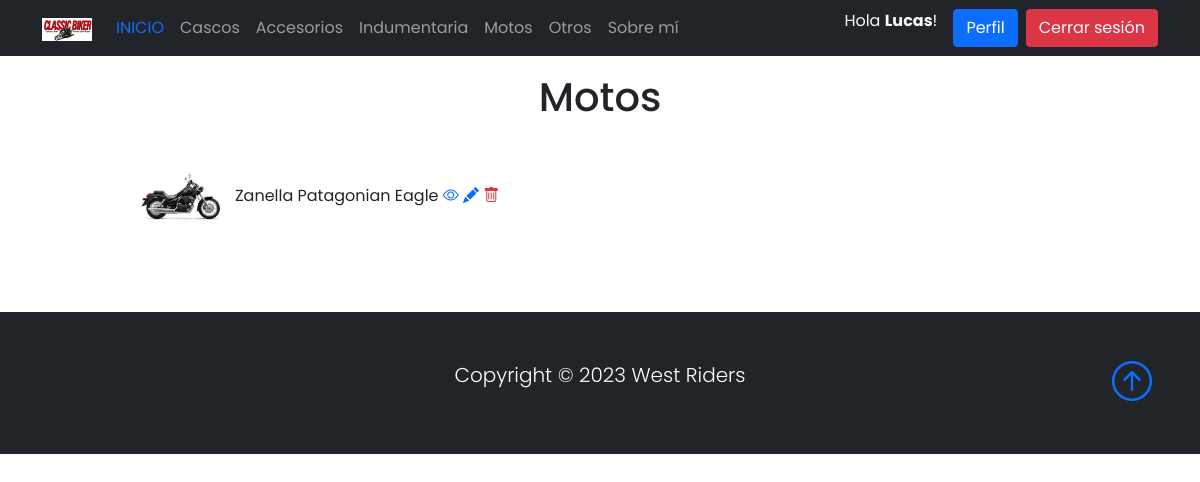
/listaMotos/ (signed in), run on the app's committed database.
### Base/models.py (models this page shows, shortened)
class Producto(models.Model):
    productoSeleccion = (
    ('casco','Casco'),
    ('accesorios', 'Accesorios'),
    ('indumentaria','Indumentaria'),
    ('motos','Motos'),
    ('otro', 'Otro'),
    )
    usuario = models.ForeignKey(User, on_delete=models.CASCADE, null=True, blank=True)
    titulo = models.CharField(max_length=200)
    producto = models.CharField(max_length=15, choices=productoSeleccion, default='casco')
    marca = models.CharField(max_length=40)
    modelo = models.CharField(max_length=40)
    descripcion = models.TextField(null=True, blank=True)
    year = models.IntegerField()
    precio = models.DecimalField(max_digits=10, decimal_places=2)
    fechaPublicacion = models.DateTimeField(auto_now_add=True)
    telefonoContacto = models.IntegerField()
    emailContacto = models.EmailField()
    imagenProducto = models.ImageField(null=True, blank=True, upload_to="imagenes/")
    class Meta:
        ordering = ['usuario', '-fechaPublicacion']

### Base/views.py (the view)
# urls.py: path('listaMotos/', MotosLista.as_view(), name='motos'),
class MotosLista(LoginRequiredMixin, ListView):
    context_object_name = 'motos'
    queryset = Producto.objects.filter(producto__startswith='motos')
    template_name = 'Base/listaMotos.html'

### Base/templates/Base/listaMotos.html
{% extends 'Base/home.html' %}
{% block content %}
<br>
<br>
<div class="container text-center">
    <h1>Motos</h1>
</div>
<br>
<div class="container text-center">
    <div class="row">
            {% for motos in motos %}
            <div class="col-sm-6 align-items-center">
                <div class="card-body">
                <img src="{{motos.imagenProducto.url}}" class="" width="100px">
                {{motos.titulo}}
                <a href="{% url 'motos' motos.id %}"><i class="bi bi-eye"></i></a>
                {% if user.id == motos.usuario.id %}
                <a href="{% url 'motos_editar' motos.id %}"><i class="bi bi-pencil-fill"></i></a>
                <a href="{% url 'motos_eliminar' motos.id %}"><i class="bi bi-trash text-danger"></i></a>
                <br>
                <br>
                <br>
                <br>
                {% endif %}
                </div>
            </div>
            {% endfor %}
    </div>
</div>
{% endblock %}

### Base/templates/Base/home.html (shortened to what this page needs)
{% load static %}
<!DOCTYPE html>
<html lang="en">
<head>
    <link href="https://cdn.jsdelivr.net/npm/bootstrap@5.0.2/dist/css/bootstrap.min.css" rel="stylesheet"
>
    <link rel="stylesheet" href="https://cdn.jsdelivr.net/npm/bootstrap-icons@1.3.0/font/bootstrap-icons.css">
    <link rel="stylesheet" type="text/css" href="{% static 'style.css' %}">
</head>
<body>
    <nav class="navbar navbar-expand-sm bg-dark navbar-dark py-2 fixed-top">
      <div class="container">
          <a class="navbar-brand" href="#">
              <img src="{% static 'imagenes/logo.png' %}" alt="West Riders Logo" width="50">
          </a>
          <div class="collapse navbar-collapse" id="navmenu">
              <ul class="navbar-nav me-auto mb-2 mb-sm-0">
                  <li class="nav-item">
                      <a class="nav-link" href="{% url 'home' %}"><span class="text-primary">INICIO</span></a>
                  </li>
                  <li class="nav-item">
                      <a class="nav-link" href="{% url 'cascos' %}">Cascos</a>
                  </li>
                  <li class="nav-item">
                      <a class="nav-link" href="{% url 'accesorios' %}">Accesorios</a>
                  </li>
                  <li class="nav-item">
                      <a class="nav-link" href="{% url 'Indumentaria' %}">Indumentaria</a>
                  </li>
                  <li class="nav-item">
                      <a class="nav-link" href="{% url 'motos' %}">Motos</a>
                  </li>
                  <li class="nav-item">
                      <a class="nav-link" href="{% url 'otros' %}">Otros</a>
                  </li>
                  <li class="nav-item">
                      <a class="nav-link" href="{% url 'acerca_de_mi' %}">Sobre mí</a>
                  </li>
              </ul>
              <div class="d-flex">
                  {% if request.user.is_authenticated %}
                  <span class="text-light me-3"> Hola <strong>{{request.user.first_name}}</strong>!</span>
                  <a href="{% url 'editar_perfil' %}" class="btn btn-primary me-2">Perfil</a>
                  <form action="{% url 'logout' %}" method="post">
                      <button type="submit" class="btn btn-danger">Cerrar sesión</button>
                  </form>
                  {% else %}
                  <a class="nav-link text-primary me-2" href="{% url 'login' %}">Acceder</a>
                  <a class="nav-link text-primary" href="{% url 'registro' %}">Regístrate</a>
                  {% endif %}
              </div>
          </div>
      </div>
  </nav>
      {% block content %}{% endblock %}
  <footer class="p-5 bg-dark text-white text-center position-relative">
      <div class="container">
          <p class="lead text-white">Copyright &copy; 2023 West Riders</p>
          <a href="" class="position-absolute bottom-0 end-0 p-5">
              <i class="bi bi-arrow-up-circle h1"></i>
          </a>
      </div>
  </footer>
</body>
</html>

### Base/static/style.css (style rules this page uses)
body { background-color: white; font-family: 'Poppins', 'Nunito', sans-serif; padding-top: 25px; }
a { text-decoration: none; }
li { text-decoration: none; }
p { color: #363636; }

### data on the page
Producto: imagenProducto (picture), titulo "Zanella Patagonian Eagle"

### other printed values
{{ request.user.first_name }} "Lucas"
